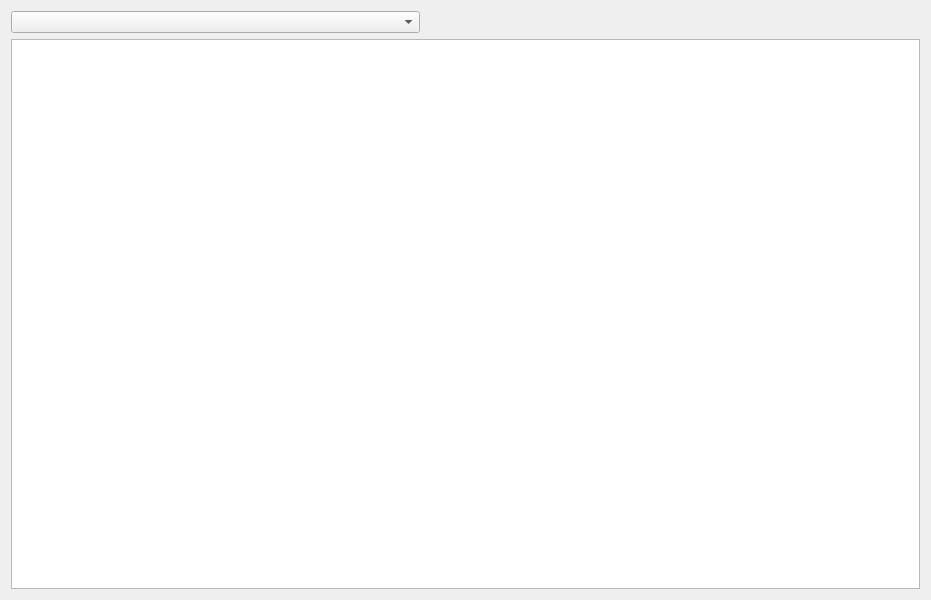
<?xml version="1.0" encoding="UTF-8"?>
<ui version="4.0">
 <class>dbViewer</class>
 <widget class="QWidget" name="dbViewer">
  <property name="geometry">
   <rect>
    <x>0</x>
    <y>0</y>
    <width>931</width>
    <height>600</height>
   </rect>
  </property>
  <property name="windowTitle">
   <string>Form</string>
  </property>
  <layout class="QVBoxLayout" name="verticalLayout">
   <item>
    <layout class="QHBoxLayout" name="horizontalLayout_3">
     <item>
      <widget class="QComboBox" name="tablesComboBox"/>
     </item>
     <item>
      <spacer name="horizontalSpacer">
       <property name="orientation">
        <enum>Qt::Horizontal</enum>
       </property>
       <property name="sizeType">
        <enum>QSizePolicy::Fixed</enum>
       </property>
       <property name="sizeHint" stdset="0">
        <size>
         <width>500</width>
         <height>20</height>
        </size>
       </property>
      </spacer>
     </item>
    </layout>
   </item>
   <item>
    <widget class="QTableWidget" name="dbTable">
     <property name="verticalScrollBarPolicy">
      <enum>Qt::ScrollBarAsNeeded</enum>
     </property>
    </widget>
   </item>
  </layout>
 </widget>
 <resources/>
 <connections/>
</ui>
